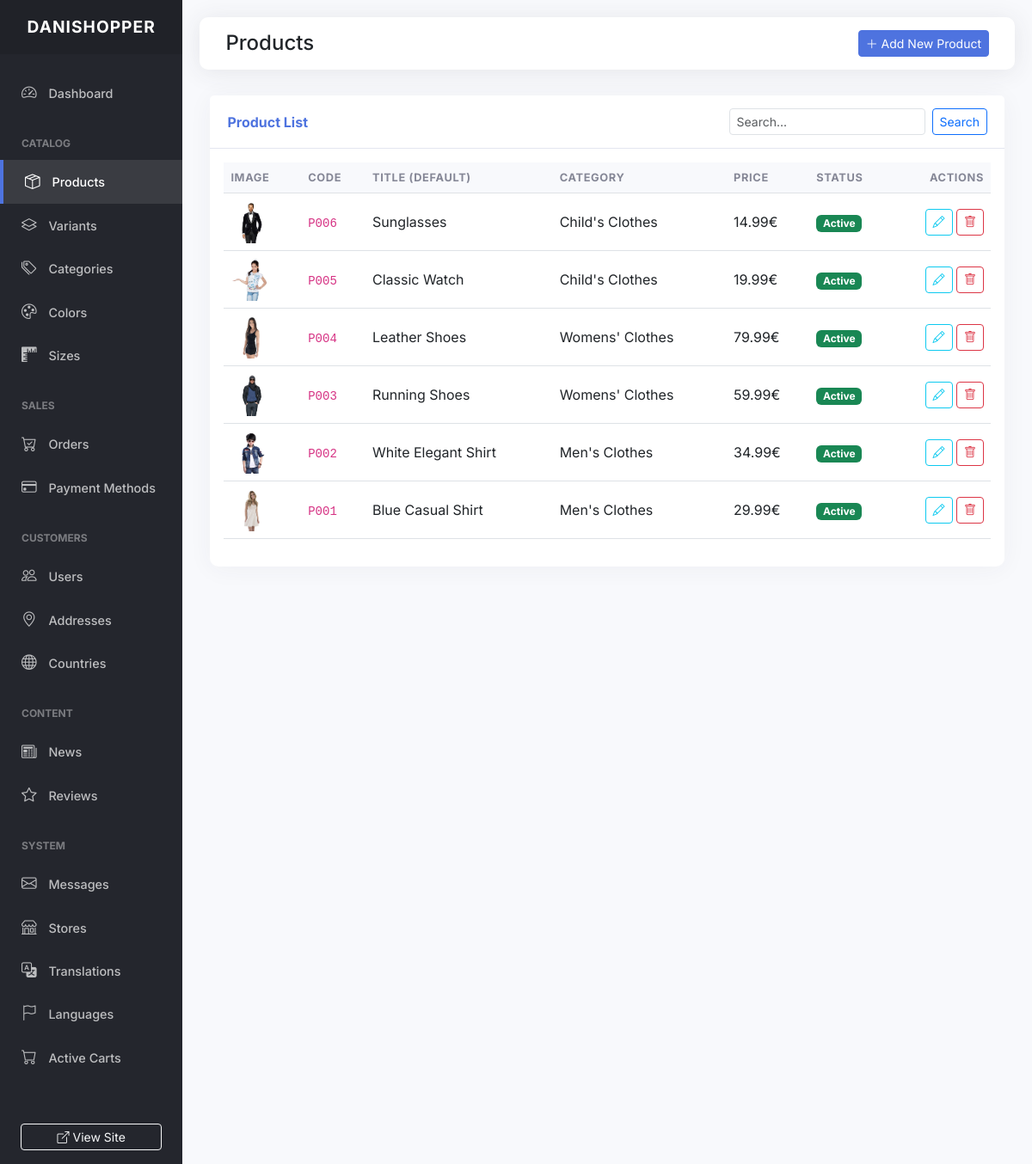
Screenshot of /backoffice/products.php with the database file from the repository.
### tables this page shows
CREATE TABLE
  `products` (
    `id` int (11) NOT NULL AUTO_INCREMENT,
    `codProd` varchar(50) DEFAULT NULL,
    `category_id` int (11) DEFAULT NULL,
    `price` decimal(10, 2) NOT NULL,
    `image` varchar(255) DEFAULT NULL,
    `is_active` tinyint (1) DEFAULT 1,
    `created_at` timestamp NOT NULL DEFAULT current_timestamp(),
    `updated_at` timestamp NOT NULL DEFAULT current_timestamp() ON UPDATE current_timestamp(),
    PRIMARY KEY (`id`),
    UNIQUE KEY `codProd` (`codProd`),
    KEY `category_id` (`category_id`),
    CONSTRAINT `products_ibfk_1` FOREIGN KEY (`category_id`) REFERENCES `categories` (`id`)
  );

CREATE TABLE
  `product_translations` (
    `id` int (11) NOT NULL AUTO_INCREMENT,
    `product_id` int (11) DEFAULT NULL,
    `lang_code` varchar(5) DEFAULT NULL,
    `title` varchar(255) NOT NULL,
    `slug` varchar(255) DEFAULT NULL,
    `short_description` text DEFAULT NULL,
    `description` text DEFAULT NULL,
    `additional_info` text DEFAULT NULL,
    PRIMARY KEY (`id`),
    UNIQUE KEY `product_id` (`product_id`, `lang_code`),
    UNIQUE KEY `slug` (`slug`),
    KEY `lang_code` (`lang_code`),
    CONSTRAINT `product_translations_ibfk_1` FOREIGN KEY (`product_id`) REFERENCES `products` (`id`),
    CONSTRAINT `product_translations_ibfk_2` FOREIGN KEY (`lang_code`) REFERENCES `lang` (`code`)
  );

CREATE TABLE
  `category_translations` (
    `id` int (11) NOT NULL AUTO_INCREMENT,
    `category_id` int (11) DEFAULT NULL,
    `lang_code` varchar(5) DEFAULT NULL,
    `name` varchar(255) DEFAULT NULL,
    PRIMARY KEY (`id`),
    UNIQUE KEY `category_id` (`category_id`, `lang_code`),
    KEY `lang_code` (`lang_code`),
    CONSTRAINT `category_translations_ibfk_1` FOREIGN KEY (`category_id`) REFERENCES `categories` (`id`),
    CONSTRAINT `category_translations_ibfk_2` FOREIGN KEY (`lang_code`) REFERENCES `lang` (`code`)
  );

### includes/functions.php (called while the page is built, shortened)
<?php
function db_get_one($table, $where = "1")
{
    $sql = "SELECT * FROM $table WHERE $where LIMIT 1";
    $res = my_query($sql);
    return $res[0] ?? null;
}
function db_select($select, $from, $joins = "", $where = "1", $order = "", $limit = "")
{
    $sql = "SELECT $select FROM $from";
    if ($joins) {
        $sql .= " $joins";
    }
    $sql .= " WHERE $where";
    if ($order) {
        $sql .= " ORDER BY $order";
    }
    if ($limit) {
        $sql .= " LIMIT $limit";
    }
    return my_query($sql);
}

### includes/db.php (called while the page is built, shortened)
<?php
$SETTINGS['conn'] = my_connect($SETTINGS);
function my_connect($SETTINGS)
{
    $conn = new mysqli($SETTINGS['servername'], $SETTINGS['username'], $SETTINGS['password'], $SETTINGS['dbname']);
    $conn->set_charset('utf8mb4');
    return $conn;
}
function my_query($sql, $debug = 0)
{
    global $SETTINGS;
    $result = $SETTINGS['conn']->query($sql);
    if (isset($result->num_rows)) {
        $arrRes = array();
        if ($result->num_rows > 0) {
            while ($row = $result->fetch_assoc()) {
                $arrRes[] = $row;
            }
        }
        return $arrRes;
    }
    return 0;
}

### backoffice/products.php (the view, shortened to what this page needs)
<?php
$limit = 10;
$page = isset($_GET['page']) ? (int)$_GET['page'] : 1;
$offset = ($page - 1) * $limit;
$search = isset($_GET['search']) ? addslashes($_GET['search']) : '';
$where = "1";
$products = db_select(
    "p.*, c.id as cat_id",
    "products p",
    "LEFT JOIN categories c ON c.id = p.category_id",
    $where,
    "p.id DESC",
    "$offset, $limit"
);
include 'layout/header.php';
include 'layout/sidebar.php';
?>
<div id="content">
    <div class="topbar">
        <h2 class="h4 mb-0">Products</h2>
        <a href="product_form.php" class="btn btn-primary btn-sm"><i class="bi bi-plus-lg"></i> Add New Product</a>
    </div>
    <div class="container-fluid">
        <div class="card">
            <div class="card-header d-flex justify-content-between align-items-center">
                <span>Product List</span>
                <form class="d-flex" method="GET">
                    <input class="form-control form-control-sm me-2" type="search" name="search" placeholder="Search..." value="<?= htmlspecialchars($search) ?>">
                    <button class="btn btn-outline-primary btn-sm" type="submit">Search</button>
                </form>
            </div>
            <div class="card-body">
                <div class="table-responsive">
                    <table class="table table-hover align-middle">
                        <thead>
                            <tr>
                                <th>Image</th>
                                <th>Code</th>
                                <th>Title (Default)</th>
                                <th>Category</th>
                                <th>Price</th>
                                <th>Status</th>
                                <th class="text-end">Actions</th>
                            </tr>
                        </thead>
                        <tbody>
                            <?php foreach ($products as $p):
                                $trans = db_get_one("product_translations", "product_id = {$p['id']} AND lang_code = 'gb'");
                                $cat_trans = db_get_one("category_translations", "category_id = " . ($p['category_id'] ?? 0) . " AND lang_code = 'gb'");
                            ?>
                                <tr>
                                    <td>
                                        <img src="../<?= $p['image'] ?>" class="img-preview" onerror="this.src='https://via.placeholder.com/50'">
                                    </td>
                                    <td><code><?= $p['codProd'] ?></code></td>
                                    <td><?= $trans['title'] ?? 'N/A' ?></td>
                                    <td><?= $cat_trans['name'] ?? 'Uncategorized' ?></td>
                                    <td><?= number_format($p['price'], 2) ?>€</td>
                                    <td>
                                        <span class="badge bg-<?= $p['is_active'] ? 'success' : 'danger' ?>">
                                            <?= $p['is_active'] ? 'Active' : 'Inactive' ?>
                                        </span>
                                    </td>
                                    <td class="text-end">
                                        <a href="product_form.php?id=<?= $p['id'] ?>" class="btn btn-sm btn-outline-info"><i class="bi bi-pencil"></i></a>
                                        <a href="product_delete.php?id=<?= $p['id'] ?>" class="btn btn-sm btn-outline-danger btn-delete"><i class="bi bi-trash"></i></a>
                                    </td>
                                </tr>
                            <?php endforeach; ?>
                        </tbody>
                    </table>
                </div>
            </div>
        </div>
    </div>
</div>
<?php include 'layout/footer.php'; ?>

### backoffice/layout/header.php (style rules this page uses)
:root { --sidebar-width: 260px; --primary-color: #4e73df; --secondary-color: #858796; --dark-bg: #1a1c23; --sidebar-bg: #24262d; --card-bg: #ffffff; }
body { font-family: 'Inter', sans-serif; background-color: #f8f9fc; overflow-x: hidden; }
#content { width: 100%; padding: 20px; min-height: 100vh; transition: all 0.3s; }
.topbar { background: #fff; padding: 15px 30px; margin-bottom: 30px; border-radius: 10px; box-shadow: 0 0.15rem 1.75rem 0 rgba(58, 59, 69, 0.1); display: flex; justify-content: space-between; align-items: center; }
.card { border: none; border-radius: 10px; box-shadow: 0 0.15rem 1.75rem 0 rgba(58, 59, 69, 0.05); margin-bottom: 30px; }
.card-header { background-color: #fff; border-bottom: 1px solid #e3e6f0; padding: 15px 20px; font-weight: 700; color: var(--primary-color); }
.btn-primary { background-color: var(--primary-color); border-color: var(--primary-color); }
.table thead th { background-color: #f8f9fc; text-transform: uppercase; font-size: 0.8rem; letter-spacing: 0.05em; font-weight: 700; color: var(--secondary-color); border-top: none; }
.img-preview { width: 50px; height: 50px; object-fit: cover; border-radius: 5px; }

### rows the page displays
products: image (picture), codProd "P006", product_translations.title "Sunglasses", category_translations.name "Child's Clothes", price "14.99", is_active "Active"
products: image (picture), codProd "P005", product_translations.title "Classic Watch", category_translations.name "Child's Clothes", price "19.99", is_active "Active"
products: image (picture), codProd "P004", product_translations.title "Leather Shoes", category_translations.name "Womens' Clothes", price "79.99", is_active "Active"
products: image (picture), codProd "P003", product_translations.title "Running Shoes", category_translations.name "Womens' Clothes", price "59.99", is_active "Active"
products: image (picture), codProd "P002", product_translations.title "White Elegant Shirt", category_translations.name "Men's Clothes", price "34.99", is_active "Active"
products: image (picture), codProd "P001", product_translations.title "Blue Casual Shirt", category_translations.name "Men's Clothes", price "29.99", is_active "Active"
